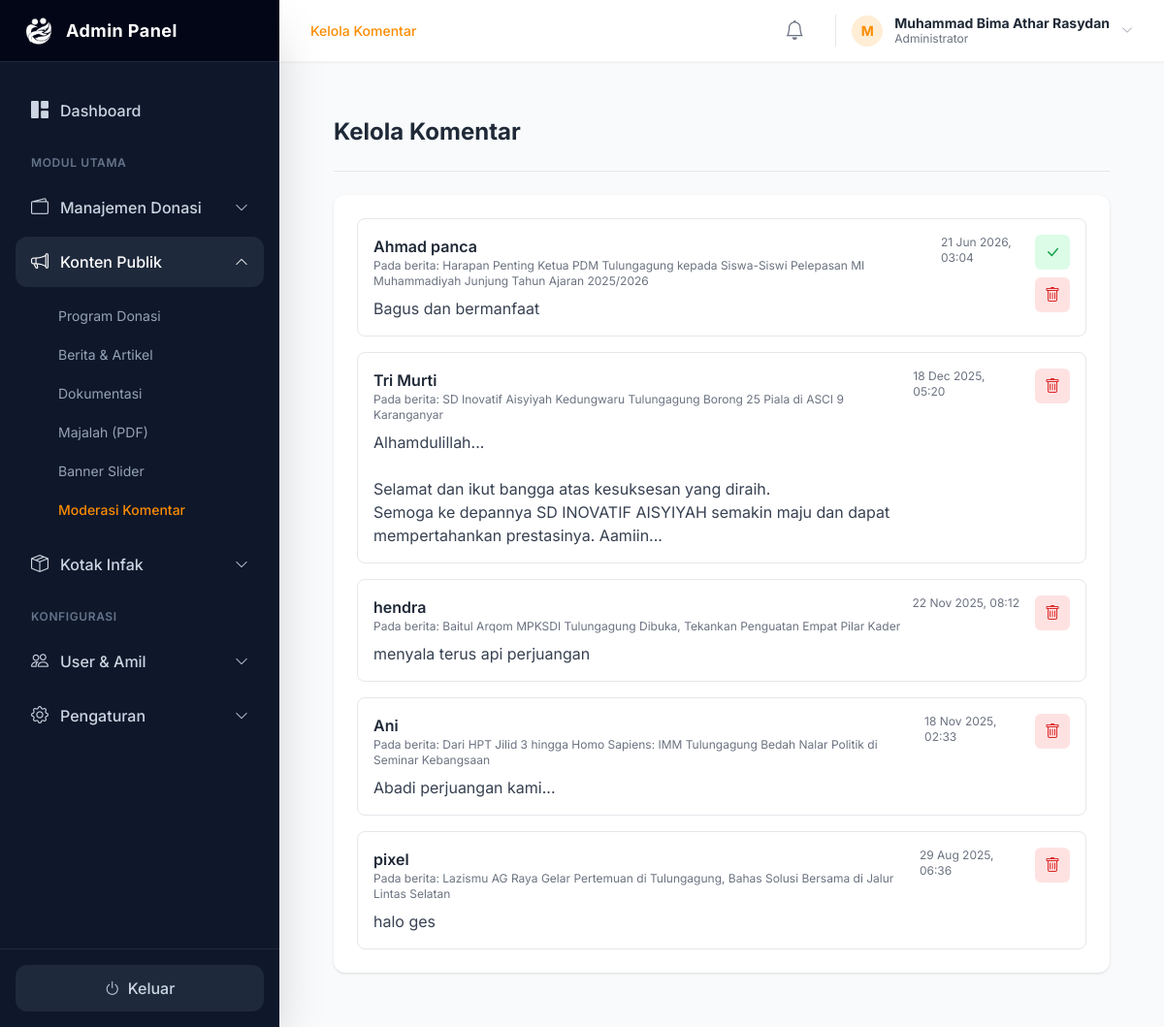
Page /admin/kelola_komentar.php (signed in) on the committed database.
### tables this page shows
CREATE TABLE `komentar` (
  `id` int(11) NOT NULL,
  `id_berita` int(11) NOT NULL,
  `nama_pengirim` varchar(100) NOT NULL,
  `isi_komentar` text NOT NULL,
  `created_at` timestamp NOT NULL DEFAULT current_timestamp(),
  `status` enum('pending','approved') NOT NULL DEFAULT 'pending'
);

CREATE TABLE `berita` (
  `id` int(11) NOT NULL,
  `type` enum('berita','opini') DEFAULT 'berita',
  `judul` varchar(255) NOT NULL,
  `slug` varchar(255) DEFAULT NULL,
  `teras_berita` text DEFAULT NULL,
  `tubuh_berita` text NOT NULL,
  `gambar` varchar(255) DEFAULT 'placeholder.png',
  `sumber_gambar` varchar(255) DEFAULT NULL COMMENT 'Sumber atau kredit untuk gambar',
  `penulis` varchar(100) DEFAULT 'Admin Lazismu',
  `tags` varchar(255) DEFAULT NULL COMMENT 'Tags berita, dipisahkan koma',
  `created_at` timestamp NOT NULL DEFAULT current_timestamp(),
  `updated_at` timestamp NULL DEFAULT NULL ON UPDATE current_timestamp(),
  `status` varchar(20) NOT NULL DEFAULT 'pending' COMMENT 'Status berita: pending, published, rejected',
  `views` int(11) NOT NULL DEFAULT 0
);

### admin/kelola_komentar.php (the view, shortened to what this page needs)
<?php
require_once '../includes/config.php';
$page_title = "Kelola Komentar";
$result = $mysqli->query("
    SELECT k.id, k.nama_pengirim, k.isi_komentar, k.created_at, k.status, b.judul AS judul_berita, b.id AS id_berita
    FROM komentar k
    JOIN berita b ON k.id_berita = b.id
    ORDER BY k.status ASC, k.created_at DESC
");
require_once 'templates/header_admin.php';
?>
<main class="main-content">
    <div class="page-header">
        <h1 class="text-2xl font-bold text-dark-text"><?php echo $page_title; ?></h1>
    </div>
    <div class="content-card mt-6">
        <div class="space-y-4">
            <?php if ($result && $result->num_rows > 0): ?>
            <?php while($row = $result->fetch_assoc()): ?>
            <div class="p-4 border rounded-lg bg-white flex flex-col md:flex-row gap-4">
                <div class="flex-1">
                    <div class="flex justify-between items-start">
                        <div>
                            <p class="font-semibold text-dark-text">
                                <?php echo htmlspecialchars($row['nama_pengirim']); ?></p>
                            <p class="text-xs text-gray-500">Pada berita: <a
                                    href="../berita/<?php echo $row['id_berita']; ?>" target="_blank"
                                    class="hover:underline"><?php echo htmlspecialchars($row['judul_berita']); ?></a>
                            </p>
                        </div>
                        <span
                            class="text-xs text-gray-500"><?php echo date('d M Y, H:i', strtotime($row['created_at'])); ?></span>
                    </div>
                    <p class="mt-2 text-gray-700"><?php echo nl2br(htmlspecialchars($row['isi_komentar'])); ?></p>
                </div>
                <div class="flex-shrink-0 flex flex-row md:flex-col items-center justify-end md:justify-start gap-2">
                    <?php if ($row['status'] == 'pending'): ?>
                    <form action="setujui_komentar.php" method="POST">
                        <button type="submit" class="btn-icon bg-green-100 text-green-600 hover:bg-green-200" title="Setujui"><i
                                class="bi bi-check-lg"></i></button>
                    </form>
                    <?php endif; ?>
                    <form action="hapus_komentar.php" method="POST" onsubmit="return confirm('Anda yakin ingin menghapus komentar ini?');">
                        <button type="submit" class="btn-icon bg-red-100 text-red-600 hover:bg-red-200" title="Hapus"><i
                                class="bi bi-trash"></i></button>
                    </form>
                </div>
            </div>
            <?php endwhile; ?>
            <?php else: ?>
            <p class="text-center text-gray-500 py-8">Belum ada komentar.</p>
            <?php endif; ?>
        </div>
    </div>
</main>
<?php require_once 'templates/footer_admin.php'; ?>

### admin/templates/header_admin.php (style rules this page uses)
body { font-family: 'Inter', sans-serif; background-color: #f8fafc; }
.main-content { flex-grow: 1; padding: 1.5rem; overflow-y: auto; }
.page-header { display: flex; justify-content: space-between; align-items: center; padding-bottom: 1.5rem; border-bottom: 1px solid #e5e7eb; }
.content-card { background-color: #ffffff; border-radius: 0.75rem; padding: 1.5rem; box-shadow: 0 1px 3px 0 rgb(0 0 0 / 0.1), 0 1px 2px -1px rgb(0 0 0 / 0.1); }
.btn-icon { width: 36px; height: 36px; border-radius: 0.375rem; display: inline-flex; align-items: center; justify-content: center; transition: background-color 0.2s ease; }

### rows in the picture
komentar: nama_pengirim "Ahmad panca", id_berita.judul "Harapan Penting Ketua PDM Tulungagung kepada Siswa-Siswi Pelepasan MI Muhammadiyah Junjung Tahun Ajaran 2025/2026", created_at "21 Jun 2026, 03:04", isi_komentar "Bagus dan bermanfaat"
komentar: nama_pengirim "Tri Murti", id_berita.judul "SD Inovatif Aisyiyah Kedungwaru Tulungagung Borong 25 Piala di ASCI 9 Karanganyar", created_at "18 Dec 2025, 05:20", isi_komentar "Alhamdulillah... Selamat dan ikut bangga atas kesuksesan yang diraih. Semoga ke depannya SD INOVATIF AISYIYAH semakin maju dan dapat mempertahankan prestasinya. Aamiin..."
komentar: nama_pengirim "hendra", id_berita.judul "Baitul Arqom MPKSDI Tulungagung Dibuka, Tekankan Penguatan Empat Pilar Kader", created_at "22 Nov 2025, 08:12", isi_komentar "menyala terus api perjuangan"
komentar: nama_pengirim "Ani", id_berita.judul "Dari HPT Jilid 3 hingga Homo Sapiens: IMM Tulungagung Bedah Nalar Politik di Seminar Kebangsaan", created_at "18 Nov 2025, 02:33", isi_komentar "Abadi perjuangan kami..."
komentar: nama_pengirim "pixel", id_berita.judul "Lazismu AG Raya Gelar Pertemuan di Tulungagung, Bahas Solusi Bersama di Jalur Lintas Selatan", created_at "29 Aug 2025, 06:36", isi_komentar "halo ges"

### other values in the picture
$page_title "Kelola Komentar"
substr($admin_nama_lengkap, 0, 1) "M"
$admin_nama_lengkap "Muhammad Bima Athar Rasydan"
